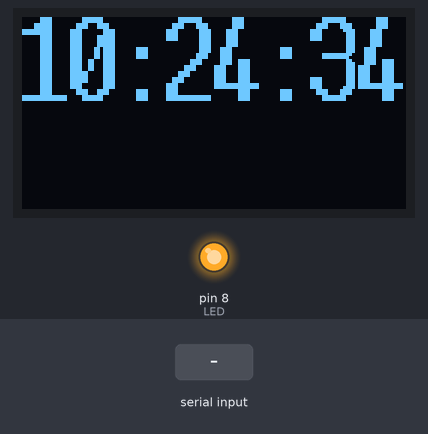
The sketch below on a simulated Arduino Uno, built with avr-gcc and run on an emulated ATmega328P. Parts: 128×64 one-colour display, output pins drawn as LEDs (lit = HIGH). Dashed ring = blinking. The inputs (shaded band) are chosen by the test bench. The local clock reads 2024-03-15 10:24:30 at power-on unless the sketch sets it; pins used as bus, display or sensor lines are not drawn; what the sketch prints to the serial monitor is not drawn.

Above: at 4.2 s.
4.3 s: "h90\n" received over Serial
5.8 s: "90,45,200,10,150,30\n" received over Serial
At 6.3 s:
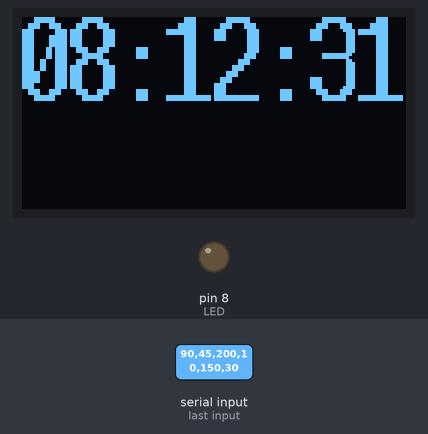
7.5 s: "w90\n" received over Serial
At 9.4 s:
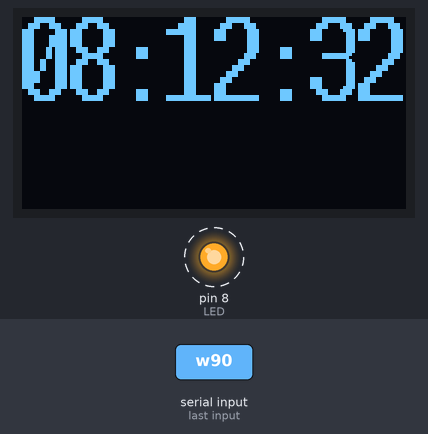
Timing chart, 0 to 15.6 s (numbered marks = the images above; inputs shaded):
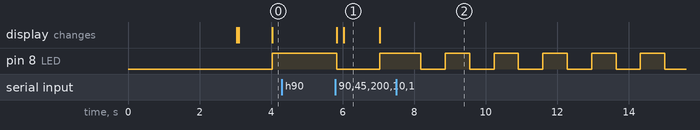

The sketch:

wsprEncode.ino
```cpp
/* wspr with encode
  Anthony LE CREN F4GOH@orange.fr
  Created 16/7/2021
  the program send wspr sequence every 2 minutes
  In serial Monitor
  key 'h' to set up RTC
  key 'w' to send wspr sequence 162 symbols
*/


#include <SPI.h>
#include <EEPROM.h>
#include <DS3232RTC.h> //http://github.com/JChristensen/DS3232RTC
#include <Wire.h>
#include <Time.h>
#include "SSD1306AsciiWire.h"
#include <JTEncode.h>

SSD1306AsciiWire oled;  //afficheur oled;

JTEncode jtencode;

#define LED 8
#define W_CLK 13
#define FQ_UD 10
#define RESET 9  // or 10
#define FREQUENCY 3570100  //base freq
#define CALL "F4GOH"
#define LOCATOR "JN07"
#define DBM 20
#define WSPR_TONE_SPACING       1.4548
#define WSPR_DELAY              682

long factor = -1500;		//adjust frequency to wspr band
int secPrec = 0;

tmElements_t tm;

uint8_t wsprSymb[WSPR_SYMBOL_COUNT];

void setup() {


  Serial.begin(115200);
  Serial.print("hello");
  pinMode(LED, OUTPUT);
  oled.begin(&Adafruit128x64, 0x3C);
  oled.setFont(TimesNewRoman16_bold);
  oled.clear();
  oled.setCursor(5, 0);
  oled.println(F("WSPR"));
  oled.setCursor(10,3);    //x y
  oled.print(F("F4GOH 2021"));
  oled.setFont(fixednums15x31);
  delay(3000);
  oled.clear();
  initDds();

  setfreq(0, 0);
  setfreq(0, 0);


  memset(wsprSymb, 0, WSPR_SYMBOL_COUNT);   //clear memory
  jtencode.wspr_encode(CALL, LOCATOR, DBM, wsprSymb); //encode WSPR
  int n, lf;
  lf = 0;
  for (n = 0; n < WSPR_SYMBOL_COUNT; n++) {   //print symbols on serial monitor
    if (lf % 16 == 0) {
      Serial.println();
      Serial.print(n);
      Serial.print(": ");
    }
    lf++;
    Serial.print(wsprSymb[n]);
    Serial.print(',');
  }
  Serial.println();
}


void loop() {
  char c;
  if (Serial.available() > 0) {
    c = Serial.read();
    Serial.println(c);
    if (c == 'h') {
      majRtc();
    }
    if (c == 'w') {
      sendWspr(FREQUENCY);
    }
  }
  RTC.read(tm);

  if ((tm.Minute % 2) == 0 && tm.Second == 0) {
    sendWspr(FREQUENCY);
  }

  if (secPrec != tm.Second) {
    Serial.print(tm.Hour);
    Serial.print(":");
    Serial.print(tm.Minute);
    Serial.print(":");
    Serial.println(tm.Second);
    char heure[10];
    sprintf(heure, "%02d:%02d:%02d", tm.Hour, tm.Minute, tm.Second);
    oled.setCursor(0, 0);
    oled.print(heure);
    secPrec = tm.Second;
    if (tm.Second % 2 == 0) digitalWrite(LED, digitalRead(LED) ^ 1);
  }
  delay(10);
}


/********************************************************
  AD9850 routines
 ********************************************************/


void initDds()
{
  SPI.begin();
  pinMode(W_CLK, OUTPUT);
  pinMode(FQ_UD, OUTPUT);
  pinMode(RESET, OUTPUT);

  SPI.setBitOrder(LSBFIRST);
  SPI.setDataMode(SPI_MODE0);

  pulse(RESET);
  pulse(W_CLK);
  pulse(FQ_UD);

}

void pulse(int pin) {
  digitalWrite(pin, HIGH);
  // delay(1);
  digitalWrite(pin, LOW);
}


void setfreq(double f, uint16_t p) {
  uint32_t deltaphase;

  deltaphase = f * 4294967296.0 / (125000000 + factor);
  for (int i = 0; i < 4; i++, deltaphase >>= 8) {
    SPI.transfer(deltaphase & 0xFF);
  }
  SPI.transfer((p << 3) & 0xFF) ;
  pulse(FQ_UD);
}


void sendWspr(long freqWspr) {

  int a = 0;
  for (int element = 0; element < 162; element++) {    // For each element in the message
    a = int(wsprSymb[element]); //   get the numerical ASCII Code
    setfreq((double) freqWspr + (double) a * WSPR_TONE_SPACING, 0);
    delay(WSPR_DELAY);
    Serial.print(a);
    digitalWrite(LED, digitalRead(LED) ^ 1);
  }
  setfreq(0, 0);
  Serial.println("EOT");
}

void majRtc()
{
  time_t t;
  //check for input to set the RTC, minimum length is 12, i.e. yy,m,d,h,m,s
  Serial.println(F("update time : format yy,m,d,h,m,s"));
  Serial.println(F("exemple : 2016,6,18,16,32,30, "));

  while (Serial.available () <= 12) {
  }
  //note that the tmElements_t Year member is an offset from 1970,
  //but the RTC wants the last two digits of the calendar year.
  //use the convenience macros from Time.h to do the conversions.
  int y = Serial.parseInt();
  if (y >= 100 && y < 1000)
    Serial.println(F("Error: Year must be two digits or four digits!"));
  else {
    if (y >= 1000)
      tm.Year = CalendarYrToTm(y);
    else    //(y < 100)
      tm.Year = y2kYearToTm(y);
    tm.Month = Serial.parseInt();
    tm.Day = Serial.parseInt();
    tm.Hour = Serial.parseInt();
    tm.Minute = Serial.parseInt();
    tm.Second = Serial.parseInt();
    t = makeTime(tm);
    RTC.set(t);        //use the time_t value to ensure correct weekday is set
    setTime(t);
    while (Serial.available () > 0) Serial.read();
  }
}
```

encode_rs_int.cpp
```cpp
// (licence header left out)
#include <string.h>
#include <JTEncode.h>
#include "int.h"
#include "rs_common.h"

void JTEncode::encode_rs_int(void *p, data_t *data, data_t *parity)
{
  struct rs *rs = (struct rs *)p;

  #undef A_0
  #define A_0 (NN) /* Special reserved value encoding zero in index form */

  {
    int i, j;
    data_t feedback;

    memset(parity,0,NROOTS*sizeof(data_t));

    for(i=0;i<NN-NROOTS-PAD;i++){
      feedback = INDEX_OF[data[i] ^ parity[0]];
      if(feedback != A_0){      /* feedback term is non-zero */
  #ifdef UNNORMALIZED
        /* This line is unnecessary when GENPOLY[NROOTS] is unity, as it must
         * always be for the polynomials constructed by init_rs()
         */
        feedback = MODNN(NN - GENPOLY[NROOTS] + feedback);
  #endif
        for(j=1;j<NROOTS;j++)
  	parity[j] ^= ALPHA_TO[MODNN(feedback + GENPOLY[NROOTS-j])];
      }
      /* Shift */
      memmove(&parity[0],&parity[1],sizeof(data_t)*(NROOTS-1));
      if(feedback != A_0)
        parity[NROOTS-1] = ALPHA_TO[MODNN(feedback + GENPOLY[0])];
      else
        parity[NROOTS-1] = 0;
    }
  }
}
```

init_rs_int.cpp
```cpp
// (licence header left out)
#include <string.h>
#include <stdlib.h>
#include <JTEncode.h>
#include "rs_common.h"

void JTEncode::free_rs_int(void * p)
{
  struct rs *rs = (struct rs *)p;

  free(rs->alpha_to);
  free(rs->index_of);
  free(rs->genpoly);
  free(rs);
}

void * JTEncode::init_rs_int(int symsize, int gfpoly, int fcr, int prim,
	int nroots, int pad)
{
  struct rs *rs;

  int i, j, sr,root,iprim;

  rs = ((struct rs *)0);
  /* Check parameter ranges */
  if(symsize < 0 || symsize > 8*sizeof(data_t)){
    goto done;
  }

  if(fcr < 0 || fcr >= (1<<symsize))
    goto done;
  if(prim <= 0 || prim >= (1<<symsize))
    goto done;
  if(nroots < 0 || nroots >= (1<<symsize))
    goto done; /* Can't have more roots than symbol values! */
  if(pad < 0 || pad >= ((1<<symsize) -1 - nroots))
    goto done; /* Too much padding */

  rs = (struct rs *)calloc(1,sizeof(struct rs));
  if(rs == ((struct rs *)0))
    goto done;

  rs->mm = symsize;
  rs->nn = (1<<symsize)-1;
  rs->pad = pad;

  rs->alpha_to = (data_t *)malloc(sizeof(data_t)*(rs->nn+1));
  if(rs->alpha_to == NULL){
    free(rs);
    rs = ((struct rs *)0);
    goto done;
  }
  rs->index_of = (data_t *)malloc(sizeof(data_t)*(rs->nn+1));
  if(rs->index_of == NULL){
    free(rs->alpha_to);
    free(rs);
    rs = ((struct rs *)0);
    goto done;
  }

  /* Generate Galois field lookup tables */
  rs->index_of[0] = A_0; /* log(zero) = -inf */
  rs->alpha_to[A_0] = 0; /* alpha**-inf = 0 */
  sr = 1;
  for(i=0;i<rs->nn;i++){
    rs->index_of[sr] = i;
    rs->alpha_to[i] = sr;
    sr <<= 1;
    if(sr & (1<<symsize))
      sr ^= gfpoly;
    sr &= rs->nn;
  }
  if(sr != 1){
    /* field generator polynomial is not primitive! */
    free(rs->alpha_to);
    free(rs->index_of);
    free(rs);
    rs = ((struct rs *)0);
    goto done;
  }

  /* Form RS code generator polynomial from its roots */
  rs->genpoly = (data_t *)malloc(sizeof(data_t)*(nroots+1));
  if(rs->genpoly == NULL){
    free(rs->alpha_to);
    free(rs->index_of);
    free(rs);
    rs = ((struct rs *)0);
    goto done;
  }
  rs->fcr = fcr;
  rs->prim = prim;
  rs->nroots = nroots;

  /* Find prim-th root of 1, used in decoding */
  for(iprim=1;(iprim % prim) != 0;iprim += rs->nn)
    ;
  rs->iprim = iprim / prim;

  rs->genpoly[0] = 1;
  for (i = 0,root=fcr*prim; i < nroots; i++,root += prim) {
    rs->genpoly[i+1] = 1;

    /* Multiply rs->genpoly[] by  @**(root + x) */
    for (j = i; j > 0; j--){
      if (rs->genpoly[j] != 0)
	rs->genpoly[j] = rs->genpoly[j-1] ^ rs->alpha_to[modnn(rs,rs->index_of[rs->genpoly[j]] + root)];
      else
	rs->genpoly[j] = rs->genpoly[j-1];
    }
    /* rs->genpoly[0] can never be zero */
    rs->genpoly[0] = rs->alpha_to[modnn(rs,rs->index_of[rs->genpoly[0]] + root)];
  }
  /* convert rs->genpoly[] to index form for quicker encoding */
  for (i = 0; i <= nroots; i++)
    rs->genpoly[i] = rs->index_of[rs->genpoly[i]];
 done:;

  return rs;
}
```

Measured:
- after the input at 4.3 s, every drawn part: stays the same
- after the input at 5.8 s, pin 8 (LED): HIGH → LOW at once, → HIGH 1.2 s later; the display: first changes at once (image 1 shows a later state)
- after the input at 7.5 s, pin 8 (LED): alternates HIGH for 0.68 s and LOW for 0.68 s, starting after 0.69 s
- what the display in image 1 shows lasts 1.0 s, from 6.0 s to 7.0 s
